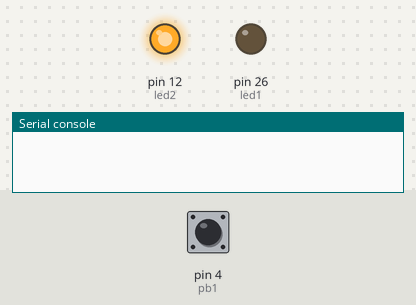
Simulated run of this program. Board: MicroPython board. On the bench: output pins drawn as LEDs (lit = HIGH), the last lines printed to the serial console. Dashed ring = blinking. The inputs (shaded band) are chosen by the test bench; at power-on: pin 4 (pb1) LOW.

Above: at 1.2 s.
1.3 s: pin 4 (pb1) pulsed HIGH 5 times (0.12 s each, 0.3 s apart)
At 1.57 s:
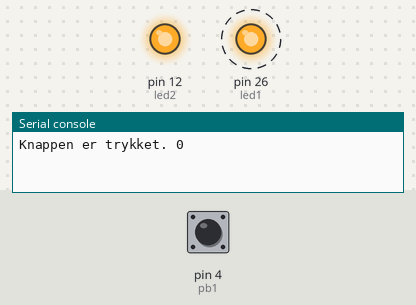
At 3.8 s:
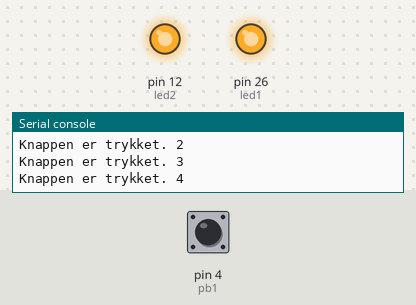
Timing chart, 0 to 5.3 s (numbered marks = the images above; inputs shaded):
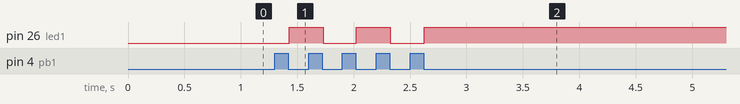

Measured:
- after the input at 1.3 s, pin 26 (led1): alternates HIGH for 0.30 s and LOW for 0.30 s, 5 changes in all, then stays HIGH, starting after 0.13 s

The program:

6.0_Marios_kode.py
```python
from machine import Pin
from time import sleep

pb1 = Pin(4,Pin.IN)
led1 = Pin(26, Pin.OUT)
led2 = Pin(12, Pin.OUT)
led2.on()
counter=0
while True:
    first = pb1.value()
    sleep(0.01)
    second = pb1.value()
    if first == 1 and second == 0:
        print("Knappen er trykket.",counter)
        counter+=1
        led1.value(not led1.value())
#     elif first == 0 and second == 1:
#         print("Knappen er sluppet.") 
```
